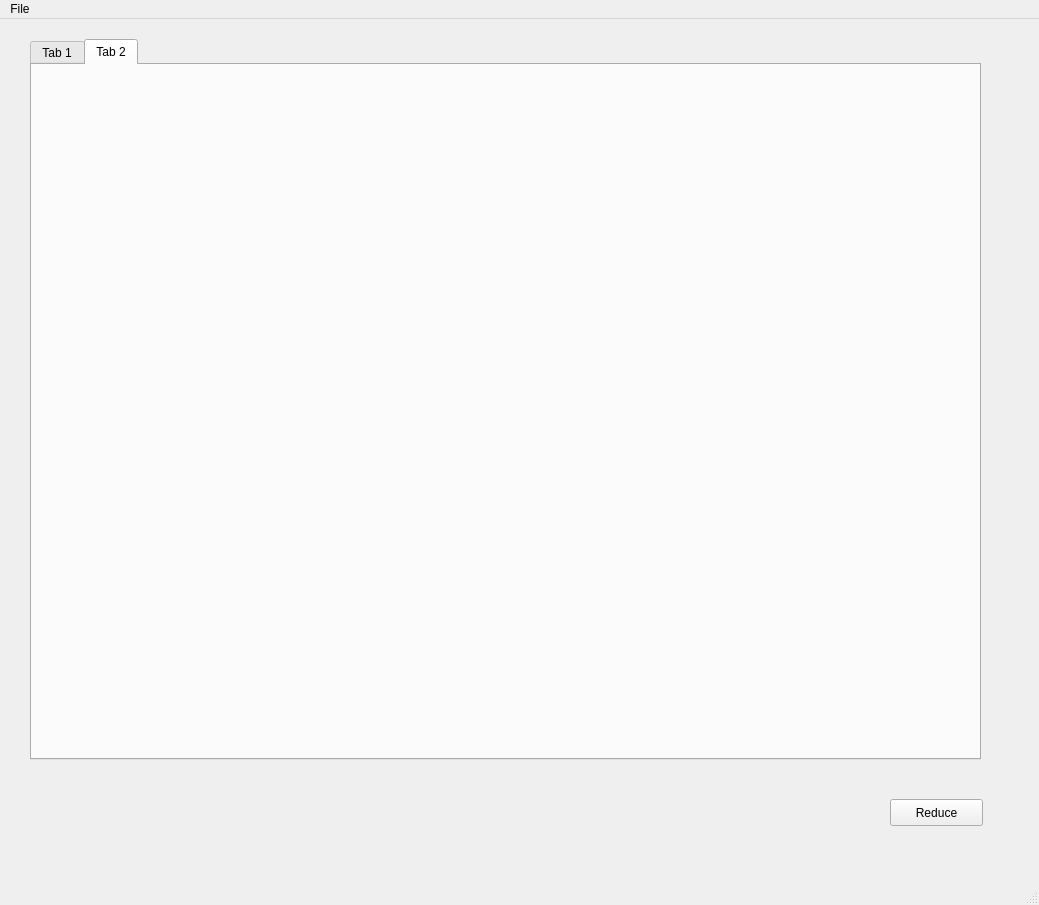
<?xml version="1.0" encoding="UTF-8"?>
<ui version="4.0">
 <class>SANSReduction</class>
 <widget class="QMainWindow" name="SANSReduction">
  <property name="geometry">
   <rect>
    <x>0</x>
    <y>0</y>
    <width>1039</width>
    <height>905</height>
   </rect>
  </property>
  <property name="sizePolicy">
   <sizepolicy hsizetype="Expanding" vsizetype="Expanding">
    <horstretch>0</horstretch>
    <verstretch>0</verstretch>
   </sizepolicy>
  </property>
  <property name="windowTitle">
   <string>SANS Reduction</string>
  </property>
  <widget class="QWidget" name="centralwidget">
   <property name="sizePolicy">
    <sizepolicy hsizetype="Expanding" vsizetype="Expanding">
     <horstretch>0</horstretch>
     <verstretch>0</verstretch>
    </sizepolicy>
   </property>
   <property name="autoFillBackground">
    <bool>true</bool>
   </property>
   <widget class="QTabWidget" name="tabWidget">
    <property name="geometry">
     <rect>
      <x>30</x>
      <y>20</y>
      <width>951</width>
      <height>721</height>
     </rect>
    </property>
    <property name="currentIndex">
     <number>1</number>
    </property>
    <widget class="QWidget" name="tab">
     <attribute name="title">
      <string>Tab 1</string>
     </attribute>
    </widget>
    <widget class="QWidget" name="tab_2">
     <attribute name="title">
      <string>Tab 2</string>
     </attribute>
    </widget>
   </widget>
   <widget class="QPushButton" name="reduce_button">
    <property name="geometry">
     <rect>
      <x>890</x>
      <y>780</y>
      <width>93</width>
      <height>27</height>
     </rect>
    </property>
    <property name="text">
     <string>Reduce</string>
    </property>
   </widget>
  </widget>
  <widget class="QMenuBar" name="menubar">
   <property name="geometry">
    <rect>
     <x>0</x>
     <y>0</y>
     <width>1039</width>
     <height>23</height>
    </rect>
   </property>
   <widget class="QMenu" name="file_menu">
    <property name="title">
     <string>File</string>
    </property>
   </widget>
   <addaction name="file_menu"/>
  </widget>
  <widget class="QStatusBar" name="statusbar"/>
  <action name="actionOpen">
   <property name="text">
    <string>Open...</string>
   </property>
   <property name="toolTip">
    <string>Open a reduction settings file</string>
   </property>
   <property name="shortcut">
    <string>Ctrl+O</string>
   </property>
  </action>
  <action name="actionQuit">
   <property name="text">
    <string>Quit</string>
   </property>
   <property name="shortcut">
    <string>Ctrl+Q, Ctrl+S</string>
   </property>
  </action>
  <action name="actionChange_Instrument">
   <property name="text">
    <string>Change Instrument</string>
   </property>
   <property name="shortcut">
    <string>Ctrl+I</string>
   </property>
  </action>
 </widget>
 <tabstops>
  <tabstop>tabWidget</tabstop>
 </tabstops>
 <resources/>
 <connections>
  <connection>
   <sender>reduce_button</sender>
   <signal>clicked()</signal>
   <receiver>SANSReduction</receiver>
   <slot>reduce_clicked()</slot>
   <hints>
    <hint type="sourcelabel">
     <x>917</x>
     <y>817</y>
    </hint>
    <hint type="destinationlabel">
     <x>748</x>
     <y>815</y>
    </hint>
   </hints>
  </connection>
 </connections>
 <slots>
  <slot>reduce_clicked()</slot>
  <slot>file_open()</slot>
 </slots>
</ui>
